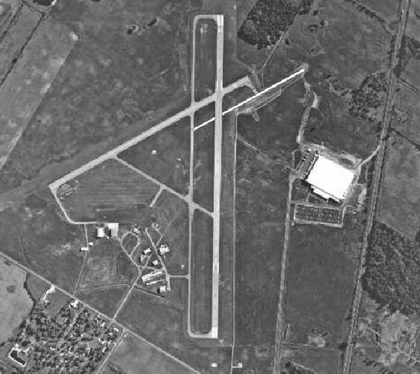
%> input picture Matlab/HoughTransform/Hough_Line/HL.tif, 420 x 374 px, shrunk from 564 x 502 before the run
$ octave --eval "detect_lines_hough_transform;"   (GNU Octave 9; MATLAB toolbox functions it lacks are replaced by stand-ins)
%> lines starting %> are read from the running program, lines starting %| are printed output that depends on the picture; in (x1, y1, x2, y2) boxes, pixels count from 0 and x2, y2 are one past the last pixel; in counts of white or black regions, pixels touching at a corner belong together; the program's own positions count from 1
function detect_lines_hough_transform
    close all
    clear all
    clc;

    %***** Detecting Line Using Hough Transform *****%

    %% Inputs
    inputImage = imread('HL.tif');
%> inputImage is the input picture: size 374x420 uint8; min 20, max 255, mean 106.4
    [rows, cols] = size(inputImage);
%> rows = 374; cols = 420

    diagonal = 2 * max(rows, cols);
%> diagonal = 840
    theta = linspace(-90, 90, 181);
    thetaRad = deg2rad(theta);

    %% Edge Detection Using Canny's Algorithm
    edgeImage = edge(inputImage, 'canny', 0.2);
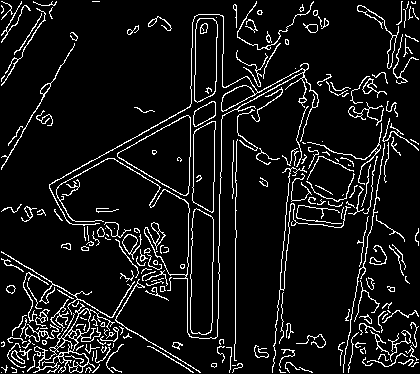
%> edgeImage: size 374x420 logical; 8.6% white in thin lines or dots

    %% Hough Transform
    accumulator = computeHoughTransform(edgeImage, rows, cols, thetaRad, diagonal);

    %% Finding All Lines Correspond to Maximum Interception Points
    edgeImageNew = findLines(accumulator, rows, cols, diagonal, thetaRad, edgeImage, 0.85);

    %% Finding Line Correspond to Airport Landing Zone Or Band
    [edgeImageBand, outputImage] = findLandingZoneLines(accumulator, rows, cols, diagonal, thetaRad, inputImage, 0.85);

    %% Final Combined Edge Image
    edgeImageFinal = or(edgeImage, edgeImageNew);

    %% Plotting
    plotResults(inputImage, accumulator, edgeImageNew, edgeImageBand, edgeImageFinal, outputImage);
end

function accumulator = computeHoughTransform(edgeImage, rows, cols, thetaRad, diagonal)
%> called with rows = 374, cols = 420, diagonal = 840
    accumulator = zeros(2 * diagonal, 181);
    for i = 1:rows
        for j = 1:cols
            if edgeImage(i, j) ~= 0
                rho = i * cos(thetaRad) + j * sin(thetaRad);
                for t = -90:90
                    rhoVal = round(rho(t + 91));
                    accumulator(rhoVal + diagonal, t + 91) = accumulator(rhoVal + diagonal, t + 91) + 1;
                end
            end
        end
    end
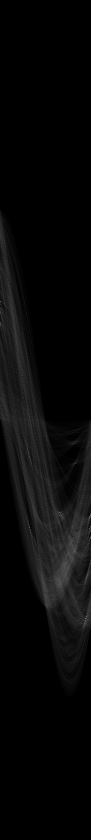
%> accumulator: size 1680x181 double (shown at 1/2 size); min 0, max 234, mean 8
%> after the loop, rho = 181 values, max 510.8 at index 134, min -349 at index 1, mean 236.1; rhoVal = 349
end

function edgeImageNew = findLines(accumulator, rows, cols, diagonal, thetaRad, edgeImage, thresholdRatio)
%> called with rows = 374, cols = 420, diagonal = 840, thresholdRatio = 0.85
    maxVal = max(max(accumulator));
%> maxVal = 234
    threshold = round(thresholdRatio * maxVal);
%> threshold = 199
    indices = (accumulator >= threshold);
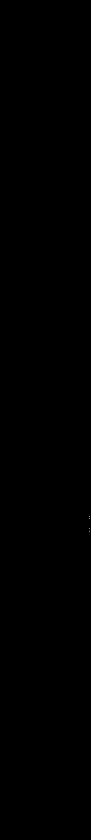
%> indices: size 1680x181 logical (shown at 1/2 size); 0% white in thin lines or dots, all inside (x1, y1, x2, y2) = (179, 1032, 180, 1064)
    numLines = sum(sum(indices));
%> numLines = 4
    indx = zeros(numLines, 2);
    k = 1;

    for i = 1:2 * diagonal
        for j = 1:181
            if indices(i, j) ~= 0
                indx(k, :) = [i, j];
                k = k + 1;
            end
        end
    end
%> after the loop, indx = [1033 180; 1037 180; 1058 180; 1064 180]; k = 5

    edgeImageNew = zeros(rows, cols);
    for i = 1:numLines
        theta = indx(i, 2) - 91;
        radTheta = deg2rad(theta);
        rho = indx(i, 1) - diagonal;
        for m = 1:rows
            for n = 1:cols
                r = m * cos(radTheta) + n * sin(radTheta);
                if abs(r - rho) < 0.8
                    edgeImageNew(m, n) = 1;
                end
            end
        end
    end
%> this loop made 4 passes
%> rho on passes 1 to 4: 193, 197, 218, 224
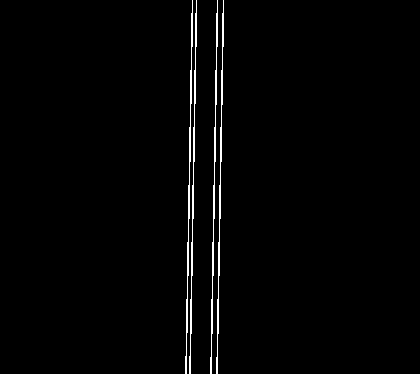
%> edgeImageNew: size 374x420 double; values 0 (black) and 1 (white), 1.5% white in thin lines or dots, all inside (x1, y1, x2, y2) = (185, 0, 224, 374)
end

function [edgeImageBand, outputImage] = findLandingZoneLines(accumulator, rows, cols, diagonal, thetaRad, inputImage, thresholdRatio)
%> called with rows = 374, cols = 420, diagonal = 840, thresholdRatio = 0.85
    maxVal = max(max(accumulator));
    indices = (accumulator >= thresholdRatio * maxVal);
    numLines = sum(sum(indices));
    indx = zeros(numLines, 2);
    k = 1;

    for i = 0.5 * cols + diagonal:0.5 * cols + diagonal + 100
        for j = 175:181
            if indices(i, j) ~= 0
                indx(k, :) = [i, j];
                k = k + 1;
            end
        end
    end
%> after the loop, indx = [1058 180; 1064 180; 0 0; 0 0]; k = 3

    edgeImageBand = zeros(rows, cols);
    outputImage = repmat(inputImage, [1, 1, 3]);

    for i = 1:numLines
        theta = indx(i, 2) - 91;
        radTheta = deg2rad(theta);
        rho = indx(i, 1) - diagonal;
        for m = 1:rows
            for n = 1:cols
                r = m * cos(radTheta) + n * sin(radTheta);
                if abs(r - rho) < 1
                    edgeImageBand(m, n) = 1;
                    outputImage(m, n, 1) = 255;
                    outputImage(m, n, 2) = 0;
                    outputImage(m, n, 3) = 0;
                end
            end
        end
    end
%> this loop made 4 passes
%> (theta, radTheta, rho) on passes 1 to 4: (89, 1.55, 218), (89, 1.55, 224), (-91, -1.59, -840), (-91, -1.59, -840)
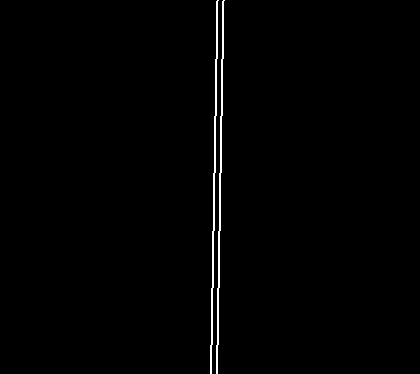
%> edgeImageBand: size 374x420 double; values 0 (black) and 1 (white), 0.95% white in thin lines or dots, all inside (x1, y1, x2, y2) = (210, 0, 225, 374)
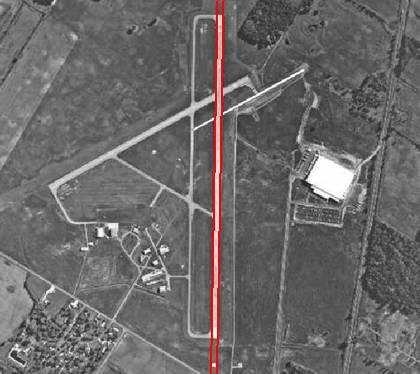
%> outputImage: size 374x420x3 uint8; mean R, G, B 107.4, 105, 105
end

function plotResults(inputImage, accumulator, edgeImageNew, edgeImageBand, edgeImageFinal, outputImage)
    figure;
    subplot(231), imshow(inputImage); title('Main Image');
    subplot(232), imagesc(accumulator); title('\rho\theta Plane');
    subplot(233), imshow(edgeImageNew); title('All Lines with Maximum Interception');
    subplot(234), imshow(edgeImageBand); title('Airport Landing Zone');
    subplot(235), imshow(edgeImageFinal); title('Distinguishing Lines');
    subplot(236), imshow(outputImage); title('Specifying Airport Band in Image');
end
%> in detect_lines_hough_transform, `edgeImageFinal = or(edgeImage, edgeImageNew);`:
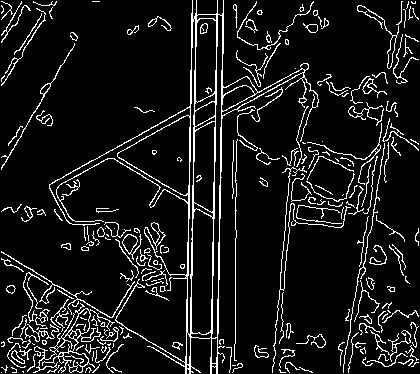
%> edgeImageFinal: size 374x420 logical; 9.4% white in thin lines or dots
